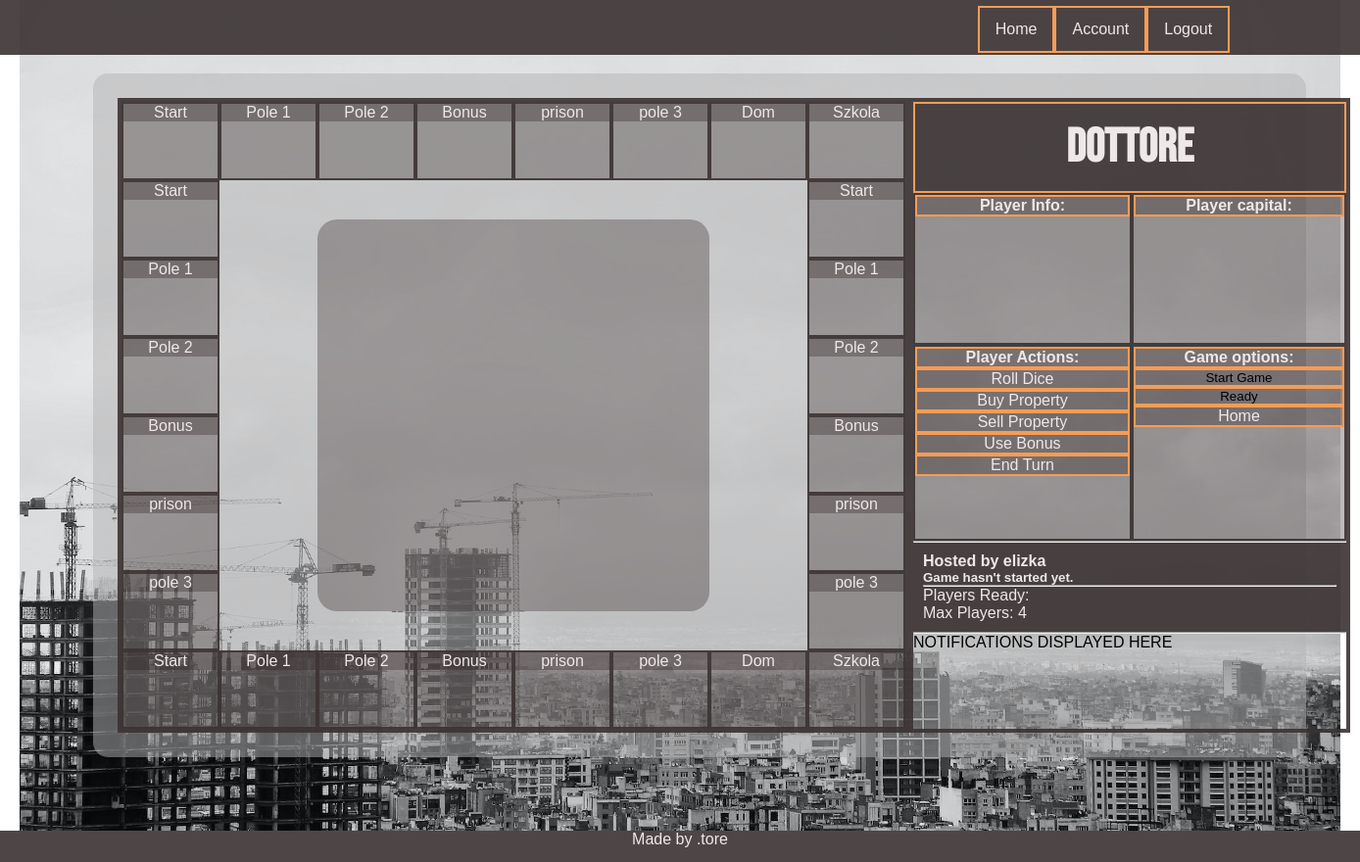
Before: /game/3/ (signed in) with the older database file.
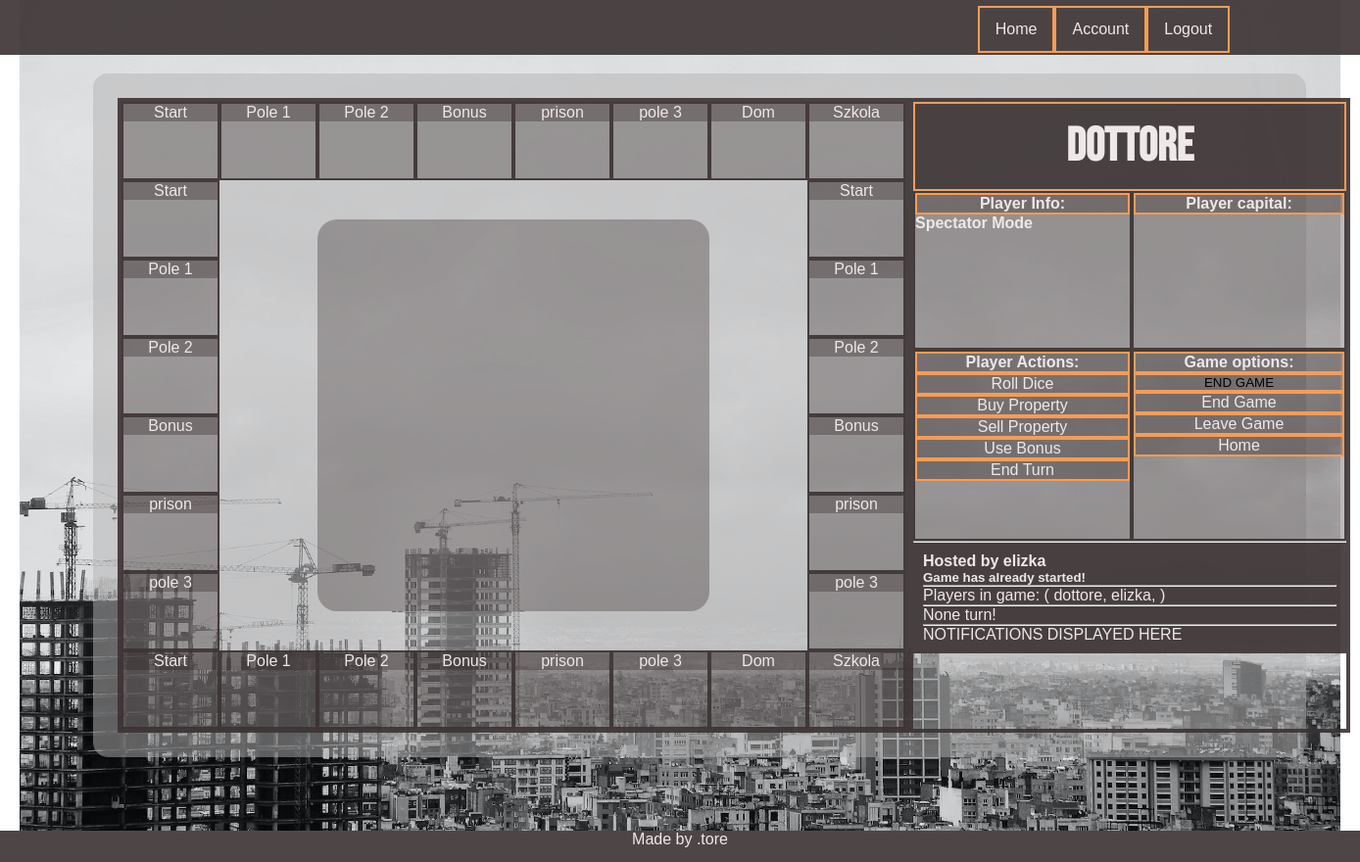
After: the same page with the newer database file.
### game/models.py (models this page shows, shortened)
class Field(models.Model):
    nr = models.IntegerField(default = None, blank = True, null = True)
    name = models.CharField(max_length=150)
    owner = models.ForeignKey(Player, on_delete=models.CASCADE, related_name='fieldOwner', null=True, default=None, blank=True)
    typeof = models.ForeignKey(FieldType, on_delete=models.CASCADE, related_name='typeOfField', null=True, default= None, blank=True)
    price = models.IntegerField(default=100)
    grade = models.IntegerField(default=1)

class Game(models.Model):
    name = models.CharField(max_length=150)
    host = models.CharField(max_length=10)
    is_played = models.BooleanField(default=False)
    max_players = models.IntegerField(default=4)
    who_is_ready = models.ManyToManyField(Player, related_name="guys_ready", blank=True)
    who_is_playing = models.ManyToManyField(Player, related_name="guys_playing", blank=True)
    turn = models.IntegerField(default=1)
    turn_of_player = models.ForeignKey(Player, on_delete=models.CASCADE, related_name='czyja_tura', blank=True,
                                       null=True)
    @property
    def players_ready(self):
        return list(self.who_is_ready.all())
    @property
    def players_playing(self):
        return list(self.who_is_playing.all())

### player/models.py (models this page shows, shortened)
class Player(models.Model):
    name = models.ForeignKey(User,on_delete=models.CASCADE,related_name='player_name')
    parent= models.CharField(max_length = 10)
    nick = models.CharField(max_length=10 )
    in_game= models.BooleanField(default = False)
    money = models.IntegerField(default=150)
    position = models.IntegerField(default=1)
    tossed_dice= models.BooleanField(default=False)
    description = models.TextField(max_length = 300, null = True)
    def __str__(self):
        return self.nick

### game/views.py (the view)
# urls.py: path('<int:id>/', detail, name = 'detail'),
@login_required
def detail(request, id):
    game = Game.objects.get(pk=id)
    player = Player.objects.get(parent=request.user.username)
    boardSize = 8
    r1 = Field.objects.all()[:boardSize]
    r2 = Field.objects.filter()[:(boardSize-2)]
    r3 = Field.objects.filter()[:boardSize]
    r4 = Field.objects.filter()[:boardSize-2]
    args = {'game': game, 'players_ready': game.players_ready, 'players_playing':game.players_playing, 'player':player,
            'player_in_game':player in game.players_playing, 'r1':r1, 'r2':r2, 'r3':r3, 'r4':r4}
    return render(request, 'game/detail.html', args)

### templates/game/detail.html (shortened to what the changed rows need)
{% extends 'base.html' %}
{% load static %}
{% block css %}
<link rel="stylesheet" href="{% static 'css/detail.css' %}">
{% endblock %}
{% block content %}
    <section class="game_section game_section_board">
     <div class="r1">
        {% for field in r1 %}
        <div class= 'game_field --row'><div class='game_field__header'> {{field.name}}</div></div>
        {% endfor %}
     </div>
     <div class="r2 ">
        {% for field in r2 %}
        <div class= 'game_field --col'>
            <div class='game_field__header'>
                {{field.name}}
            </div>
        </div>
        {% endfor %}
     </div>
     <div class="r3">
        {% for field in r3 %}
        <div class= 'game_field --row'><div class='game_field__header'> {{field.name}}</div></div>
        {% endfor %}
     </div>
     <div class="r4">
        {% for field in r4 %}
        <div class= 'game_field --col'>
            <div class='game_field__header'>
                {{field.name}}
            </div>
        </div>
        {% endfor %}
     </div>
    </section>
    <section class = "game_section game_section_sidebar">
        <div class="game_section_sidebar_top">
            <article class="sidebar_top__sidebar_header">
                <h2 class="playerName_header">{{player}}</h2>
            </article>
            <article class="sidebar_top__player_info __sidebar_item">
                <div class= '__sidebar_item_action'><h4>Player Info:</h4></div>
                    {% if  game.is_played %}
                    <h4>Spectator Mode</h4>
                    {% endif %}
            </article>
            <article class="sidebar_top__game_stats __sidebar_item">
            </article>
            <article class="sidebar_top__game_actions __sidebar_item">
            </article>
            <article class="sidebar_top__global_actions  __sidebar_item">
                <div class="__sidebar_menu_column">
                    {% if player_in_game %}
                    <input type ="button" value="END GAME" class="__sidebar_item_action --end_btn">
                    <div class= '__sidebar_item_action'><a href ="{% url 'game_end' game.id%}">End Game</a></div>
                    <div class= '__sidebar_item_action'><a href ="{% url 'game_leave' game.id%}">Leave Game</a></div>
                    {% endif %}
                    {% if not game.is_played %}
                    <input type ="button" value="Start Game" class="__sidebar_item_action --start_btn">
                    <input type ="button" value="Ready" class="__sidebar_item_action --ready_btn">
                    {% endif %}
                    <div class='__sidebar_item_action'><a href ="{% url 'home'%}">Home</a></div>
                </div>
        </article>
        </div>
        <hr>
        <div class="game_section_sidebar_bottom">
            <h4>Hosted by {{game.host}}</h4>
            {% if game.is_played %}
            <h5 class = "notification-item">Game has already started!</h5>
                {% else %}
            <h5 class  = "notification-item">Game hasn't started yet.</h5>
                {% endif %}
            <hr>
                {% if game.is_played %}
            <p>Players in game: (
                {% for player in players_playing %}
                {{player}},
                {% endfor %})
            </p>
            <hr>
            <div class = '--menu'>
                {{game.turn_of_player}} turn!
                    {% else %}
                <p class = "players_ready_text">Players Ready:</p>
                Max Players: {{game.max_players}}
                    {% endif %}
            </div>
            <hr>
            <p class="notification-item">NOTIFICATIONS DISPLAYED HERE<p>
        </div>
    </section>
</div>
{% endblock %}

Changed rows visible on the page:
now on one of the page's lists (row unchanged): Player: nick "dottore"
changed Game "elizka": is_played False → True (drawn); turn_of_player (not shown) → "None"; max_players "4" → (not shown)
now on this page (row unchanged): Player: nick "elizka"
Other visible differences:
form field value: (not shown) → "END GAME"
form field value: "Start Game" → (not shown)
form field value: "Ready" → (not shown)
text no longer shown: "Game hasn't started yet. Players Ready: Max Players:"
text now shown: "Spectator Mode End Game Leave Game Game has already started! Players in game: ( ) turn!"
